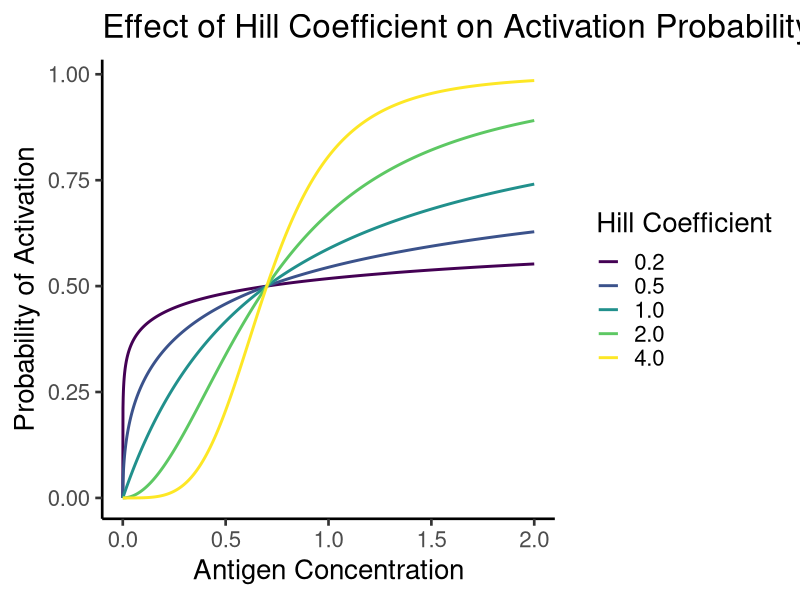
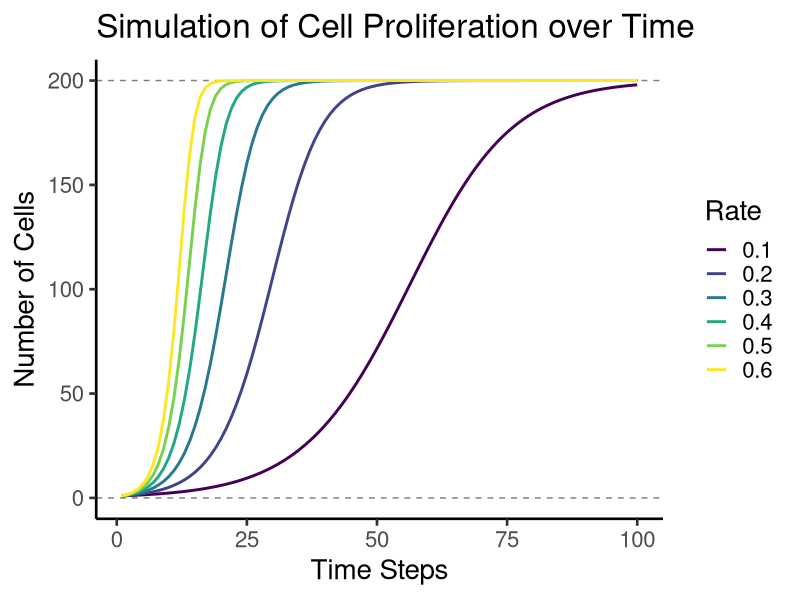
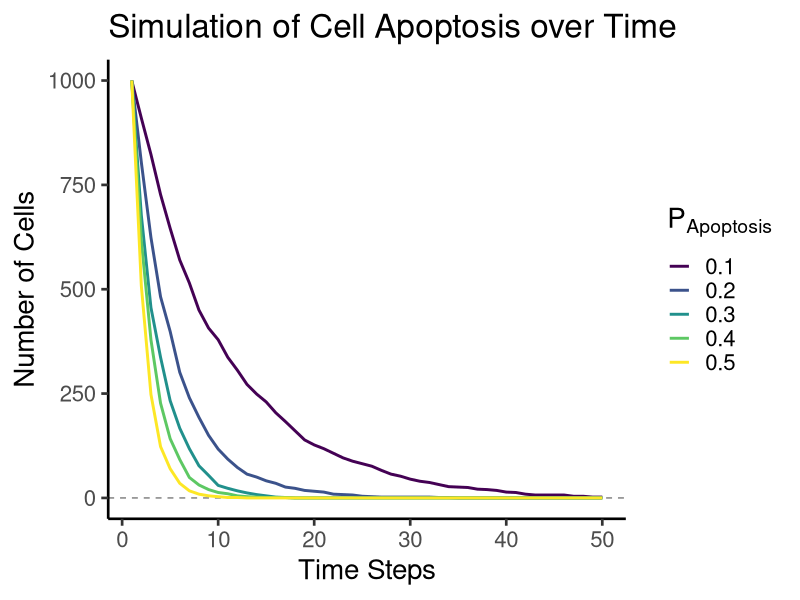
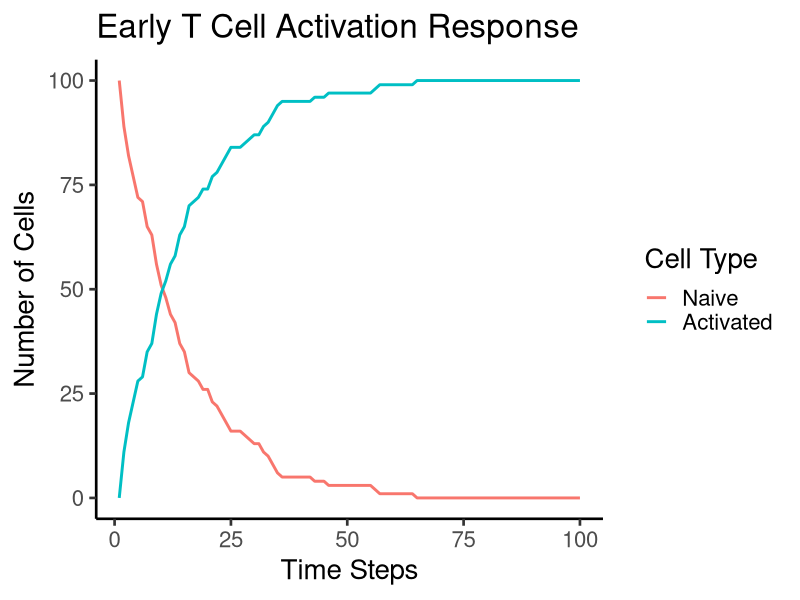
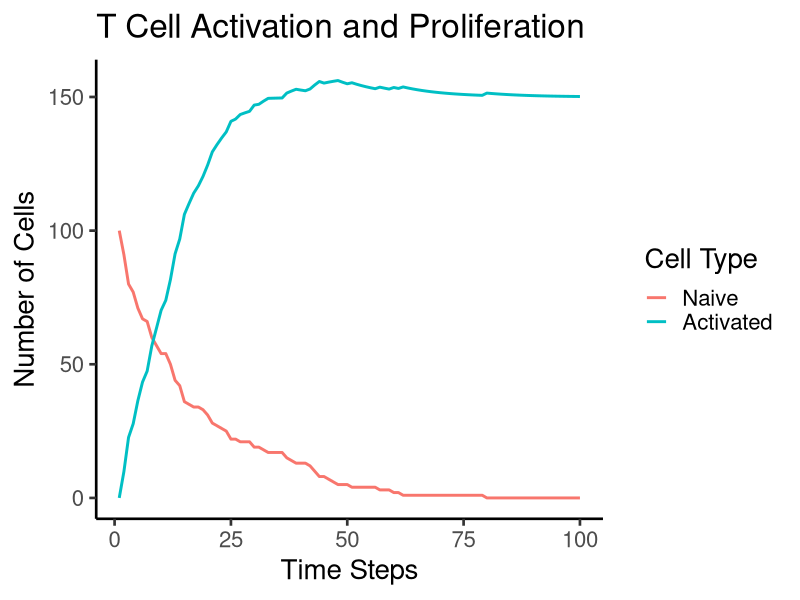
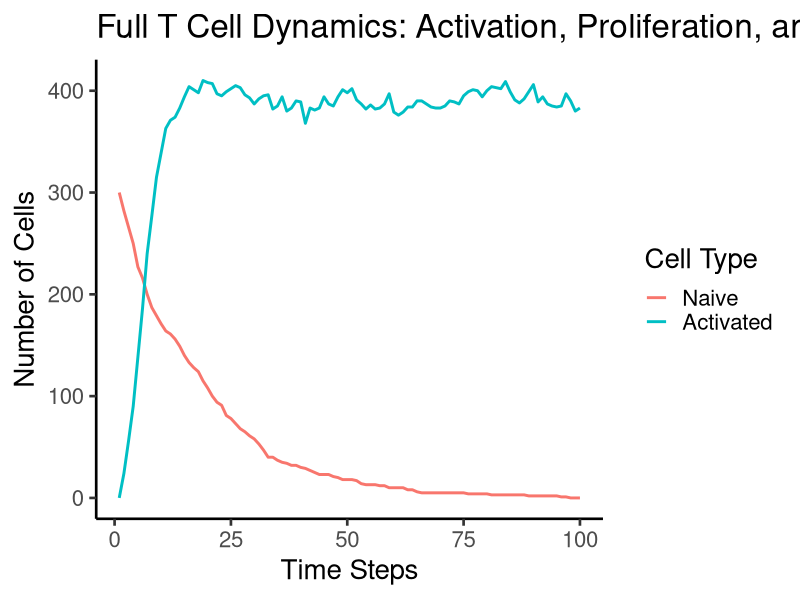
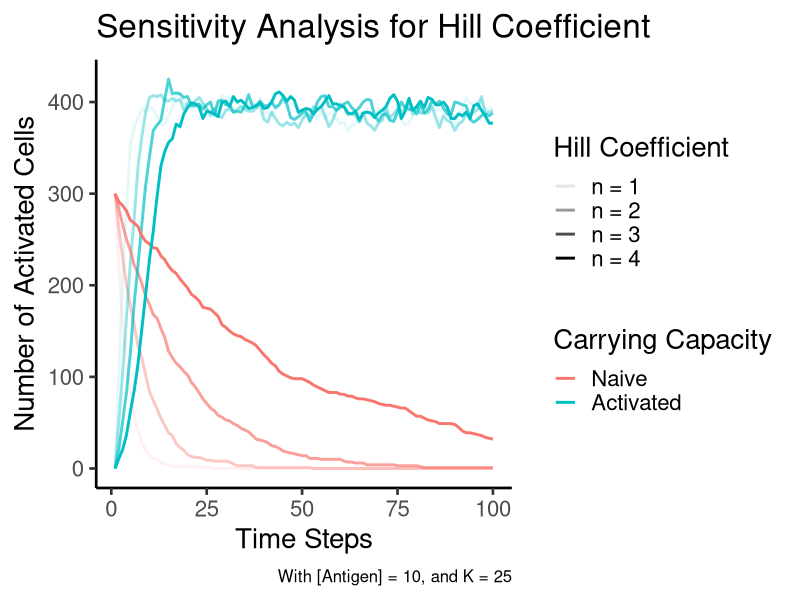

Source code (R) for these figures, in order:
## ---- chunk 1
#| include: false
library(ggplot2)
library(data.table)

theme_set(new = theme_classic(base_size = 20))
## ---- chunk 2
activation_probability <- function(antigen, K, n) {
  (antigen^n) / (K^n + antigen^n)
}
## ---- chunk 3
#| code-fold: true
#| fig-cap: "**Hill coefficient (`n`) on T cell activation**. When `n = 1`, the response is nearly linear. However, as n increases (`n = 2`, `n = 4`), the activation curve becomes increasingly steep, demonstrating enhanced cooperativity and a more pronounced threshold effect. This highlights how small changes in antigen concentration can trigger large changes in activation probability when cooperativity is high. It's like comparing a gentle slope to a cliff, a small step can make a big difference when you're near the edge of the cliff (high `n`)."

antigen_conc <- seq(0, 2, by = 0.001)

df <- lapply(c("0.2" = 0.2, "0.5" = 0.5, 
         "1.0" = 1.0, "2.0" = 2.0, 
         "4.0" = 4.0), function(x) {
           data.table(
             Pr = activation_probability(antigen_conc, K = 0.7, n = x),
             Antigen = antigen_conc
           )
         }) |> rbindlist(idcol = "Hill coefficient")

ggplot(df, aes(Antigen, Pr)) +
  geom_line(aes(color = `Hill coefficient`), linewidth = 1) +
  labs(x = "Antigen Concentration", y = "Probability of Activation", color = "Hill Coefficient", title = "Effect of Hill Coefficient on Activation Probability") +
  scale_color_ordinal()
## ---- chunk 4
proliferation <- function(N, r, K) {
  N + r * N * (1 - N / K)
}
## ---- chunk 5
#| code-fold: true
#| fig-cap: "**Dynamics of T cell proliferation using the logistic growth model**. Simulations with varying growth rates (r) show that faster proliferation leads to a more rapid initial increase in cell numbers. However, the carrying capacity (K = 200) acts as a limiting factor, causing all populations to eventually reach a plateau, highlighting the constraint of resources on cell growth. It's like a race between different rabbit populations, the faster breeders get to the maximum population size quicker, but they all eventually hit the limit of their field."

## Function to simulate cell proliferation
proliferating_cells <- function(n_steps, n_cells, r, k) {
  cells <- numeric(n_steps)
  cells[1L] <- n_cells
  for (t in 2:n_steps) {
    cells[t] <- proliferation(N = cells[t-1], r = r, K = k)
  }
  data.table(Time = seq_len(n_steps), Cells = cells)
}

## Testing different Rate values
df <- lapply(X = seq(0.1, 0.6, by = 0.1), function(x) {
  proliferating_cells(100, 1, x, 200)
}) |> rbindlist(idcol = "Rate")

## Pretty labels for plotting
df[, Rate := ordered(Rate, levels = 1:6, labels = seq(0.1, 0.6, by = 0.1))]

## ggplot2 plot
ggplot(df, aes(Time, Cells, color = Rate)) +
  geom_hline(yintercept = c(0, 200), color = "gray50", 
             linewidth = 1/2, linetype = 2) +
  geom_line(linewidth = 1) +
  labs(x = "Time Steps",
       y = "Number of Cells", 
       title = "Simulation of Cell Proliferation over Time")
## ---- chunk 6
apoptosis <- function(N, p_apoptosis) {
  n_apoptosis <- rbinom(1, N, p_apoptosis) # Number of cells undergoing apoptosis
  N - n_apoptosis
}
## ---- chunk 7
#| code-fold: true
#| fig-cap: "**Effect of apoptosis probability on cell population size over time**. Simulations show that increasing the probability of apoptosis ($p_{\text{apoptosis}}$) results in a more rapid decrease in the number of cells, illustrating the direct relationship between apoptosis rate and population decline. It's like watching a sandcastle being washed away by the tide, the stronger the tide (higher `p_apoptosis`), the faster the sandcastle disappears."

## Function to simulate cell dead
apoptotic_cells <- function(n_steps, n_cells, p) {
  cells <- numeric(n_steps)
  cells[1L] <- n_cells
  for (t in 2:n_steps) {
    cells[t] <- apoptosis(N = cells[t-1], p_apoptosis = p)
  }
  data.table(Time = seq_len(n_steps), Cells = cells)
}

## Testing different Rate values
df <- lapply(X = seq(0.1, 0.5, by = 0.1), function(x) {
  apoptotic_cells(50, 1000, x)
}) |> rbindlist(idcol = "Probability")

## Pretty labels for plotting
df[, Probability := ordered(Probability, levels = 1:5, labels = seq(0.1, 0.5, by = 0.1))]

## ggplot2 plot
ggplot(df, aes(Time, Cells, color = Probability)) +
  geom_hline(yintercept = c(0), color = "gray50", 
             linewidth = 1/2, linetype = 2) +
  geom_line(linewidth = 1) +
  labs(x = "Time Steps",
       y = "Number of Cells", 
       title = "Simulation of Cell Apoptosis over Time",
       color = expression(P[Apoptosis]))
## ---- chunk 8
## T Cell population
n_steps <- 100         # Number of time steps
n_naive <- 100         # Initial number of naive T cells

## T Cell activation function
antigen_level <- 0.2   # Antigen concentration
K_activation <- 0.5    # Dissociation constant for activation
n_hill <- 3            # Hill coefficient for activation
## ---- chunk 9
## Simulation function
sim_t_activation <- function(n_steps, n_naive, antigen_level, K_activation, n_hill) {
  # Initialize data structures
  naive_t_cells <- numeric(n_steps)
  activated_t_cells <- numeric(n_steps)
  
  # Initial number of naive T cells
  naive_t_cells[1L] <- n_naive
  
  ## Probability of activation
  prob <- activation_probability(antigen_level, K_activation, n_hill)
  
  # Loop of activation cycle
  for (t in 2:n_steps) {
    # Probabilistic Activation of T cells
    n_activated <- 0
    n_activated <- sum(runif(n = naive_t_cells[t-1]) < prob)
    
    ## Update population of T cells
    naive_t_cells[t] <- naive_t_cells[t-1] - n_activated
    activated_t_cells[t] <- activated_t_cells[t-1] + n_activated
  }
  
  # Preparing the data from the simulation
  df <- data.table(Time = seq_len(n_steps), 
                   Naive = naive_t_cells, 
                   Activated = activated_t_cells)
  
  # In long format
  melt(df, id.vars = "Time")
}
## ---- chunk 10
#| code-fold: true
#| fig-cap: "**Early stages of T cell activation in response to antigen**. The simulation demonstrates a decline in the naive T cell population coupled with a corresponding rise in the activated T cell population, reflecting the transition from naive to activated state. It's like turning up the heat on the battlefield, the stronger the enemy (higher antigen level), the quicker our T cells get mobilized."

df <- sim_t_activation(n_steps, n_naive, antigen_level, K_activation, n_hill)

ggplot(df, aes(x = Time, y = value, color = variable)) +
  geom_line(linewidth = 1) +
  labs(title = "Early T Cell Activation Response", x = "Time Steps", y = "Number of Cells", color = "Cell Type")
## ---- chunk 11
## T Cell Proliferation and Apoptosis
r_proliferation <- 0.1 # Proliferation rate
K_carrying <- 150      # Carrying capacity
## ---- chunk 12
#| echo: false

## Simulation function
sim_t_activation <- function(n_steps, n_naive, antigen_level, K_activation, n_hill, r_proliferation, K_carrying) {
  # Initialize data structures
  naive_t_cells <- numeric(n_steps)
  activated_t_cells <- numeric(n_steps)
  
  # Initial number of naive T cells
  naive_t_cells[1L] <- n_naive
  
  ## Probability of activation
  prob <- activation_probability(antigen_level, K_activation, n_hill)
  
  # Loop of activation cycle
  for (t in 2:n_steps) {
    # Probabilistic Activation of T cells
    n_activated <- 0
    n_activated <- sum(runif(n = naive_t_cells[t-1]) < prob)
    
    ## Update population of T cells
    naive_t_cells[t] <- naive_t_cells[t-1] - n_activated
    activated_t_cells[t] <- activated_t_cells[t-1] + n_activated
    
    ## Adding proliferation dynamics
    activated_t_cells[t] <- proliferation(activated_t_cells[t], r_proliferation, K_carrying)
  }
  
  # Preparing the data from the simulation
  df <- data.table(Time = seq_len(n_steps), 
                   Naive = naive_t_cells, 
                   Activated = activated_t_cells)
  
  # In long format
  melt(df, id.vars = "Time")
}
## ---- chunk 13
#| code-fold: true
#| fig-cap: "**Combined processes of T cell activation and proliferation**. Following initial activation driven by antigen (as seen by the decrease in naive T cells and increase in activated T cells), the activated population undergoes logistic growth. This is characterized by an initial phase of rapid, near-exponential expansion, which then slows down as the population approaches the carrying capacity (`K = 150`), demonstrating resource limitation. It's like a population of rabbits in a field, they multiply quickly at first, but eventually, they run out of space and resources, and the population stabilizes."

df <- sim_t_activation(n_steps, n_naive, antigen_level, K_activation, n_hill, r_proliferation, K_carrying)

ggplot(df, aes(x = Time, y = value, color = variable)) +
  geom_line(linewidth = 1) +
  labs(title = "T Cell Activation and Proliferation", x = "Time Steps", y = "Number of Cells", color = "Cell Type")
## ---- chunk 14
#| echo: false

## Simulation function
sim_t_activation <- function(n_steps, n_naive, antigen_level, K_activation, n_hill, r_proliferation, K_carrying, p_apoptosis) {
  # Initialize data structures
  naive_t_cells <- numeric(n_steps)
  activated_t_cells <- numeric(n_steps)
  
  # Initial number of naive T cells
  naive_t_cells[1L] <- n_naive
  
  ## Probability of activation
  prob <- activation_probability(antigen_level, K_activation, n_hill)
  
  # Loop of activation cycle
  for (t in 2:n_steps) {
    # Probabilistic Activation of T cells
    n_activated <- 0
    n_activated <- sum(runif(n = naive_t_cells[t-1]) < prob)
    
    ## Update population of T cells
    naive_t_cells[t] <- naive_t_cells[t-1] - n_activated
    activated_t_cells[t] <- activated_t_cells[t-1] + n_activated
    
    ## Adding proliferation dynamics
    activated_t_cells[t] <- proliferation(activated_t_cells[t], r_proliferation, K_carrying)
    
    ## Adding the effect of apoptotis
    activated_t_cells[t] <- apoptosis(N = round(activated_t_cells[t]), p_apoptosis)
  }
  
  # Preparing the data from the simulation
  df <- data.table(Time = seq_len(n_steps), 
                   Naive = naive_t_cells, 
                   Activated = activated_t_cells)
  
  # In long format
  melt(df, id.vars = "Time")
}
## ---- chunk 15
#| code-fold: true
#| fig-cap: "**Integration of all key T cell processes: activation, proliferation, and apoptosis**. Following antigen-driven activation, activated T cells proliferate, reaching a peak population size. Subsequently, apoptosis leads to a decline in the activated T cell population, demonstrating the dynamic balance between expansion and contraction of the immune response. It's like watching a battle unfold, there's an initial surge of troops, but eventually, attrition takes its toll, and the battle either reaches a stalemate or one side prevails."

## Parameters
p_apoptosis = 0.1 # Probability of apoptosis
n_naive = 300 # Number of initial naive T cells
K_carrying = 500 # Carrying capacity
r_proliferation = 0.5 # Proliferation rate

# Simulation loop with activation, proliferation, and apoptosis
df <- sim_t_activation(n_steps, n_naive, antigen_level, K_activation, n_hill, r_proliferation, K_carrying, p_apoptosis)

# Plot the full simulation
ggplot(df, aes(x = Time, y = value, color = variable)) +
  geom_line(linewidth = 1) +
  labs(title = "Full T Cell Dynamics: Activation, Proliferation, and Apoptosis", x = "Time Steps", y = "Number of Cells", color = "Cell Type")
## ---- chunk 16
#| code-fold: true
#| fig-cap: "**Impact of the Hill coefficient on the dynamics of T cell activation and recruitment**. By varying n from 1 to 4, we observe a transition from a gradual, almost linear response (`n=1`) to a highly switch-like response (`n=4`)."

# Sensitivity analysis for Hill coefficient
n_hill <- c("n = 1" = 1, "n = 2" = 2, "n = 3" = 3, "n = 4" = 4)
df <- lapply(n_hill, function(x) {
  sim_t_activation(n_steps = 100, n_naive = 300, 
                   antigen_level = 10, K_activation = 25, n_hill = x, 
                   r_proliferation = 0.5, K_carrying = 500, p_apoptosis = 0.10)
}) |> rbindlist(idcol = "n_hill")

ggplot(df, aes(x = Time, y = value, color = variable)) +
    geom_line(aes(alpha = ordered(n_hill)), linewidth = 1) +
    labs(title = "Sensitivity Analysis for Hill Coefficient", 
         x = "Time Steps", 
         y = "Number of Activated Cells", 
         color = "Carrying Capacity", 
         alpha = "Hill Coefficient",
         caption = "With [Antigen] = 10, and K = 25") +
  theme(plot.caption = element_text(size = 12))

